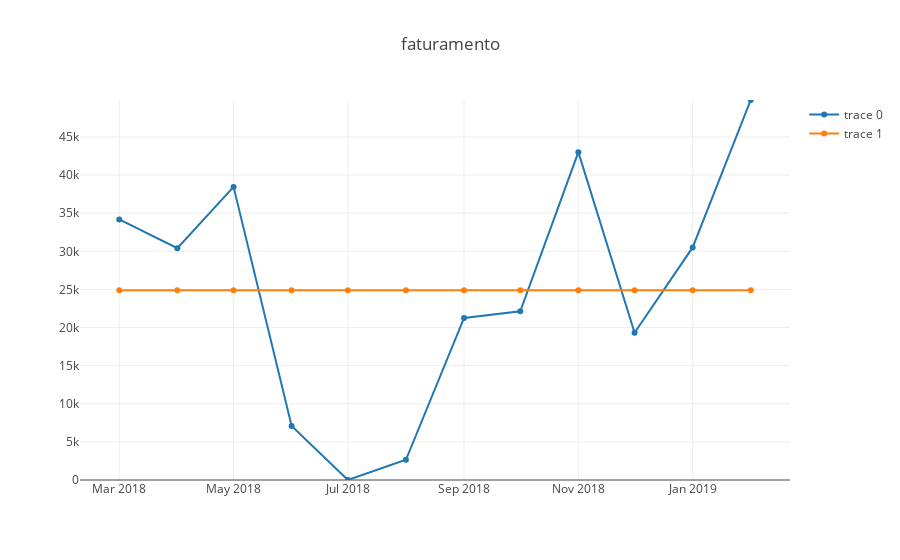

The cell this chart's notebook holds for it:
### Code cell
plot('18.545.256/0001-40')
